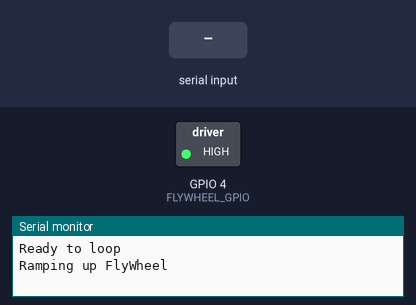
Simulated run of this sketch. Board: ESP32-C3. Shown: switched loads named in the sketch (green lamp = pin HIGH), the last lines printed to the serial monitor. The inputs (shaded band) are chosen by the test bench. Pins used as bus, display or sensor lines are not drawn.

Above: at 1.2 s.
1.3 s: byte 30 received over Serial
At 4.8 s:
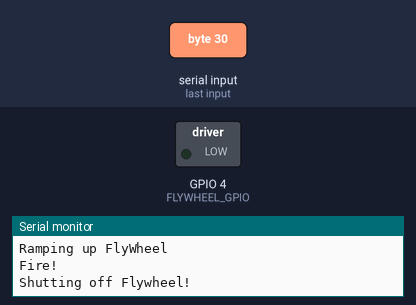
Timing chart, 0 to 17.5 s (numbered marks = the images above; inputs shaded):
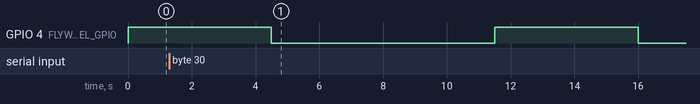

The sketch:

main.ino
```cpp
// ESP32S3

// this code is for ESP32C3 Dev Module
// #include <ESP32Servo.h>
// #include <Arduino_JSON.h>

// const int HORIZONTAL_SERVO = 40;
// const int VERTICAL_SERVO = 39;    // for now
// const int LASER_PIN = 38;         // for now

const int FLYWHEEL_GPIO = 4;
const int TRIGGER_GPIO = 5;

int incomingByte = 52; // for incoming serial data

// Servo horizontalServo;
// Servo verticalServo;

// declare functions
// void followCoordinates(const int x, const int y, const int camHeight, const int camWidth, const int horizontalFOV, const int verticalFOV);

void fire() {
  Serial.println("Ramping up FlyWheel");
  // allow flywheel to ramp up for 3 seconds
  digitalWrite(FLYWHEEL_GPIO, HIGH);
  delay(2000);

  // pulse the trigger
  Serial.println("Fire!");
  digitalWrite(TRIGGER_GPIO, HIGH); // retract
  delay(500);
  // delay(2000); // FIXME
  digitalWrite(TRIGGER_GPIO, LOW); // extend
  // delay for the bullet travel to flywheel
  delay(2000);
  Serial.println("Shutting off Flywheel!");
  // allow flywheel to ramp down for 3 seconds
  digitalWrite(FLYWHEEL_GPIO, LOW);
  delay(2000);
  Serial.println("Done!");
}

void setup() {
  Serial.begin(115200);
  // horizontalServo.attach(HORIZONTAL_SERVO);
  // verticalServo.attach(VERTICAL_SERVO);

  // set pinmodes
  pinMode(FLYWHEEL_GPIO, OUTPUT);
  pinMode(TRIGGER_GPIO, OUTPUT);
  Serial.println("Ready to loop");
}


void loop() {
  // Use a buffer for incoming data (adjust size if needed)
  // static char buffer[64];
  // static size_t bufferIndex = 0;

  // read the serial data to obtain
  // while (Serial.available() > 0) {
  //   char incomingByte = Serial.read();

  //   // Look for a newline character as the delimiter
  //   if (incomingByte == '\n') {
  //     buffer[bufferIndex] = '\0'; // Null-terminate the string
  //     bufferIndex = 0;

  //     // Process the received JSON object
  //     JSONVar myObject = JSON.parse(buffer);

  //     if (JSON.typeof(myObject) == "undefined") {
  //       Serial.println("Parsing input failed!");
  //     } else {
  //       int x = myObject["x"];
  //       int y = myObject["y"];

  //       // Camera parameters (make these configurable if possible)
  //       const int camHeight = 1080;
  //       const int camWidth = 1920;
  //       const int horizontalFOV = 54;
  //       const int verticalFOV = 54;

  //       followCoordinates(x, y, camHeight, camWidth, horizontalFOV, verticalFOV);
  //     }
  //   } else if (bufferIndex < sizeof(buffer) - 1) {
  //     buffer[bufferIndex++] = incomingByte;
  //   } else {
  //     Serial.println("Buffer overflow!"); // Handle buffer overflow
  //     bufferIndex = 0;  // Reset buffer
  //   }
  // }

  if (Serial.available() > 0) {
    // read the incoming byte:
    incomingByte = Serial.read();

    // filter out the newline
    if (incomingByte == 10)
    {
        return;
    }

    Serial.print("I received: ");
    Serial.println(incomingByte);

    // check if the incoming byte is character 0
    // fire if so
    if (incomingByte == 48) {
      Serial.println("Firing sequence initiated!");
      // fire
      fire();
    }
  }

  // loop through firing for testing
  fire();
  delay(5000);
}

// void followCoordinates(const int x, const int y, const int camHeight, const int camWidth, const int horizontalFOV, const int verticalFOV) {
//   Serial.println("Moving to (" + String(x) + ", " + String(y) + ")");
//   // calculate offset from the center
//   int x_offset = x - camWidth / 2;
//   int y_offset = y - camHeight / 2;

//   // convert the offset into angles
//   int angle_horizontal = x_offset * horizontalFOV / camWidth;
//   int angle_vertical = y_offset * verticalFOV / camHeight;

//   // now, move the laser
//   horizontalServo.write(angle_horizontal);
//   verticalServo.write(angle_vertical);

//   delay(15); // a small delay to allow servos to move properly to the position
// }
```
